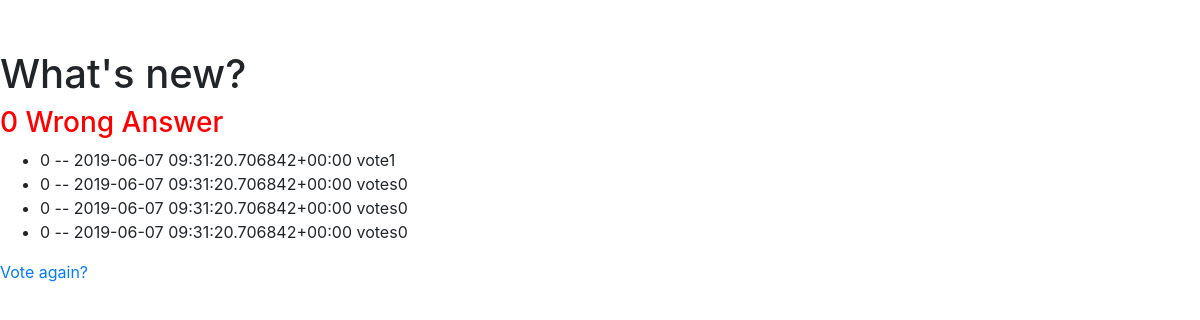
/1/results/, run on the app's committed database.
### polls/models.py (models this page shows, shortened)
class Question(models.Model):
    question_text = models.CharField(max_length=200)
    pub_date = models.DateTimeField('date published')
    correct=models.IntegerField(default=0)

class Choice(models.Model):
    question = models.ForeignKey(Question, on_delete=models.CASCADE)
    choice_text = models.CharField(max_length=200)
    votes = models.IntegerField(default=0)
    answer= models.CharField(max_length=200)

### polls/views.py (the view)
# urls.py: path('<int:pk>/results/', views.ResultsView.as_view(), name='results'),
class ResultsView(generic.DetailView):
    model = Question
    template_name = 'polls/results.html'

### polls/templates/polls/results.html (shortened to what this page needs)
{% block content %}
<link rel="stylesheet" href="https://stackpath.bootstrapcdn.com/bootstrap/4.3.1/css/bootstrap.min.css">
<div style="margin-top: 50px;">
<h1>{{ question.question_text }}</h1>
{% if question.correct %}
    <h3 style="color: green">Correct Answer</h3>
{% else %}
     <h3 style="color: red">{{ question.correct}}    Wrong Answer</h3>
{% endif %}
<ul>
{% for choice in question.choice_set.all %}
    <li>{{ choice.choice_text }} -- {{ choice.answer }} vote{{ choice.votes|pluralize }}{{choice.votes}}</li>
{% endfor %}
</ul>
<a href="{% url 'polls:detail' question.id %}">Vote again?</a>
</div>
{% endblock %}

### data on the page
Question: question_text "What's new?", correct "0"
Choice: choice_text "0", answer "2019-06-07 09:31:20.706842+00:00", votes "1"
Choice: choice_text "0", answer "2019-06-07 09:31:20.706842+00:00", votes "0"
Choice: choice_text "0", answer "2019-06-07 09:31:20.706842+00:00", votes "0"
Choice: choice_text "0", answer "2019-06-07 09:31:20.706842+00:00", votes "0"
